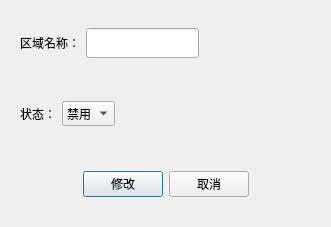
<?xml version="1.0" encoding="UTF-8"?>
<ui version="4.0">
 <class>Dialog</class>
 <widget class="QDialog" name="Dialog">
  <property name="geometry">
   <rect>
    <x>0</x>
    <y>0</y>
    <width>331</width>
    <height>227</height>
   </rect>
  </property>
  <property name="windowTitle">
   <string>添加区域</string>
  </property>
  <layout class="QVBoxLayout" name="verticalLayout">
   <item>
    <widget class="QWidget" name="widget" native="true">
     <layout class="QHBoxLayout" name="horizontalLayout">
      <item>
       <widget class="QLabel" name="label">
        <property name="text">
         <string>区域名称：</string>
        </property>
       </widget>
      </item>
      <item>
       <widget class="QLineEdit" name="lineEdit">
        <property name="minimumSize">
         <size>
          <width>0</width>
          <height>30</height>
         </size>
        </property>
       </widget>
      </item>
      <item>
       <spacer name="horizontalSpacer">
        <property name="orientation">
         <enum>Qt::Horizontal</enum>
        </property>
        <property name="sizeHint" stdset="0">
         <size>
          <width>40</width>
          <height>20</height>
         </size>
        </property>
       </spacer>
      </item>
     </layout>
    </widget>
   </item>
   <item>
    <widget class="QWidget" name="widget_2" native="true">
     <layout class="QHBoxLayout" name="horizontalLayout_2">
      <item>
       <widget class="QLabel" name="label_2">
        <property name="text">
         <string>状态：</string>
        </property>
       </widget>
      </item>
      <item>
       <widget class="QComboBox" name="comboBox">
        <property name="minimumSize">
         <size>
          <width>0</width>
          <height>25</height>
         </size>
        </property>
        <item>
         <property name="text">
          <string>禁用</string>
         </property>
        </item>
        <item>
         <property name="text">
          <string>启用</string>
         </property>
        </item>
       </widget>
      </item>
      <item>
       <spacer name="horizontalSpacer_2">
        <property name="orientation">
         <enum>Qt::Horizontal</enum>
        </property>
        <property name="sizeHint" stdset="0">
         <size>
          <width>40</width>
          <height>20</height>
         </size>
        </property>
       </spacer>
      </item>
     </layout>
    </widget>
   </item>
   <item>
    <widget class="QWidget" name="widget_3" native="true">
     <layout class="QHBoxLayout" name="horizontalLayout_3">
      <item>
       <spacer name="horizontalSpacer_3">
        <property name="orientation">
         <enum>Qt::Horizontal</enum>
        </property>
        <property name="sizeHint" stdset="0">
         <size>
          <width>40</width>
          <height>20</height>
         </size>
        </property>
       </spacer>
      </item>
      <item>
       <widget class="QPushButton" name="pushButton">
        <property name="minimumSize">
         <size>
          <width>0</width>
          <height>25</height>
         </size>
        </property>
        <property name="text">
         <string>修改</string>
        </property>
       </widget>
      </item>
      <item>
       <widget class="QPushButton" name="pushButton_2">
        <property name="minimumSize">
         <size>
          <width>0</width>
          <height>25</height>
         </size>
        </property>
        <property name="text">
         <string>取消</string>
        </property>
       </widget>
      </item>
      <item>
       <spacer name="horizontalSpacer_4">
        <property name="orientation">
         <enum>Qt::Horizontal</enum>
        </property>
        <property name="sizeHint" stdset="0">
         <size>
          <width>40</width>
          <height>20</height>
         </size>
        </property>
       </spacer>
      </item>
     </layout>
    </widget>
   </item>
  </layout>
 </widget>
 <resources/>
 <connections/>
</ui>
